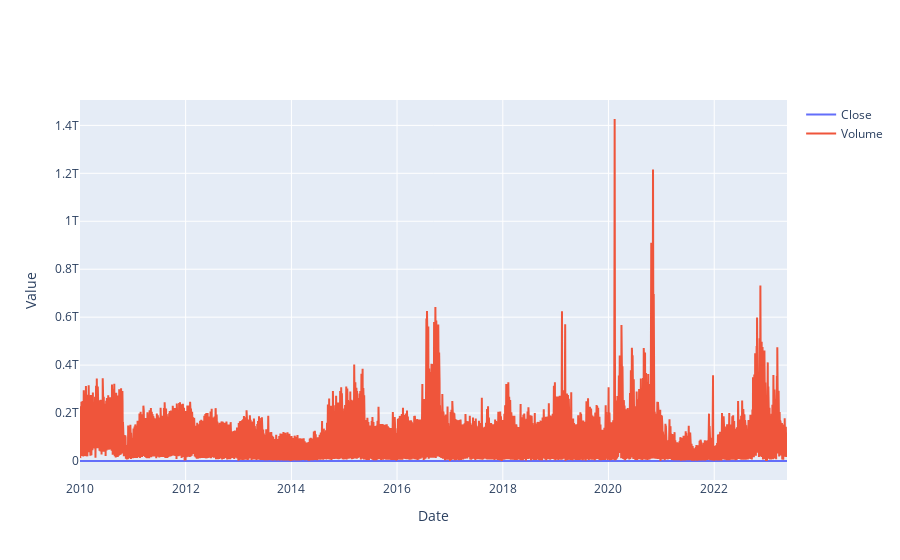

Here is the notebook cell this chart was saved with:
### Code cell
import plotly.graph_objects as go
fig = go.Figure()

# Thêm line chart cho cột 'Close'
fig.add_trace(go.Scatter(x=df['Date'], y=df['Close'], name='Close'))

# Thêm line chart cho cột 'Volume'
fig.add_trace(go.Scatter(x=df['Date'], y=df['Volume'], name='Volume'))

# Đặt tên trục x và y
fig.update_layout(xaxis_title='Date', yaxis_title='Value')

# Hiển thị biểu đồ
fig.show()

### Figure 1 — Plotly figure (JSON) as saved in the notebook; plotly's stock layout.template omitted (floating-point values rounded to 4 significant figures; data arrays with more than 128 entries replaced by an {"elided": "..."} marker saying what was removed)
{"data": [{"name": "Close", "x": {"elided": "4186 str values"}, "y": {"elided": "4186 float values"}, "type": "scatter"}, {"name": "Volume", "x": {"elided": "4186 str values"}, "y": {"elided": "4186 float values"}, "type": "scatter"}], "layout": {"xaxis": {"title": {"text": "Date"}}, "yaxis": {"title": {"text": "Value"}}}}
